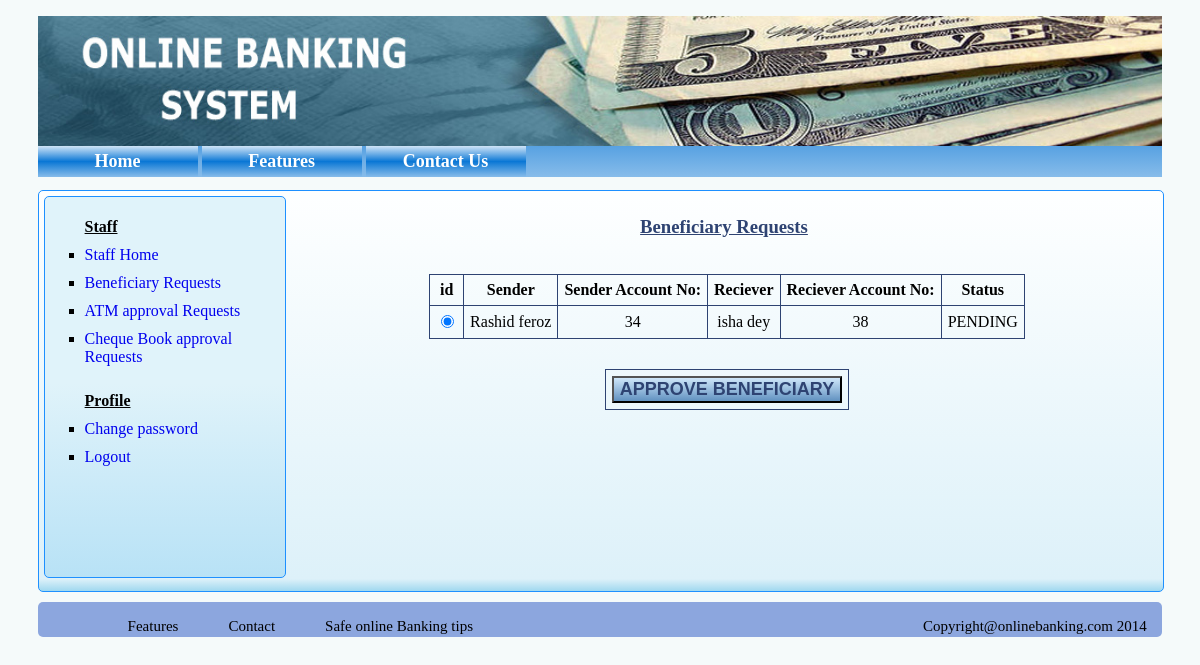
/staff_beneficiary.php (signed in), run on the app's committed database.
### tables this page shows
CREATE TABLE IF NOT EXISTS `beneficiary1` (
`id` int(10) NOT NULL,
  `sender_id` int(10) NOT NULL,
  `sender_name` varchar(255) NOT NULL,
  `reciever_id` int(10) NOT NULL,
  `reciever_name` varchar(255) NOT NULL,
  `status` varchar(15) NOT NULL
);

### staff_beneficiary.php (the view, shortened to what this page needs)
<!DOCTYPE html>
<html>
    <head>
        <link rel="stylesheet" href="newcss.css">
    </head>
        <?php include 'header.php' ?>
       <div class="displaystaff_content">
           <?php include 'staff_navbar.php'?>
    <h3 style="text-align:center;color:#2E4372;"><u>Beneficiary Requests</u></h3>
<?php
include '_inc/dbconn.php';
$sql="SELECT * FROM beneficiary1 WHERE status='PENDING'";
$result=  mysqli_query($conn,$sql) or die(mysqli_error($conn));
?>
           <form action="staff_approve_beneficiery.php" method="POST">
<table align="center">
                        <th>id</th>
                        <th>Sender</th>
                        <th>Sender Account No:</th>
                        <th>Reciever</th>
                        <th>Reciever Account No:</th>
                        <th>Status</th>
                        <?php
                        while($rws=  mysqli_fetch_array($result)){
                            echo "<tr><td><input type='radio' name='customer_id' value=".$rws[0];
                            echo ' checked';
                            echo " /></td>";
                            echo "<td>".$rws[2]."</td>";
                            echo "<td>".$rws[1]."</td>";
                            echo "<td>".$rws[4]."</td>";
                            echo "<td>".$rws[3]."</td>";
                            echo "<td>".$rws[5]."</td>";
                            echo "</tr>";
                        } ?>
</table>
            <table align="center">
                        <tr>
                            <td>
                                <input type="submit" name="submit_id" value="APPROVE BENEFICIARY" class='addstaff_button'/>
                            </td>
                        </tr>
                    </table>
               </form>
            </div>
    <?php include 'footer.php'?>

### newcss.css (style rules this page uses)
body { background-color:#F9F6F4; background-color:#F5FAFA; font-family:verdana; }
.left_panel p,h3 { padding:6px; }
.right_panel p,h3 { padding:6px; }
.addstaff_button { background: linear-gradient(to bottom, rgba(207,231,250,1) 0%,rgba(99,147,193,1) 98%,rgba(99,147,193,1) 100%); font-size:18px; color:#2E4372; font-weight: bold; cursor:pointer; }
.displaystaff_content { height:400px; width:100%; border:1px solid dodgerblue; border-radius:5px; background: linear-gradient(to bottom, rgba(254,255,255,1) 0%,rgba(221,241,249,1) 97%,rgba(160,216,239,1) 100%); }
.displaystaff_content table { margin-top:30px; }

### staff_beneficiary.php (style rules this page uses)
.displaystaff_content table,th,td { padding:6px; border: 1px solid #2E4372; border-collapse: collapse; text-align: center; }

### data on the page
beneficiary1: sender_name "Rashid feroz", sender "34", reciever_name "isha dey", reciever "38", status "PENDING"
